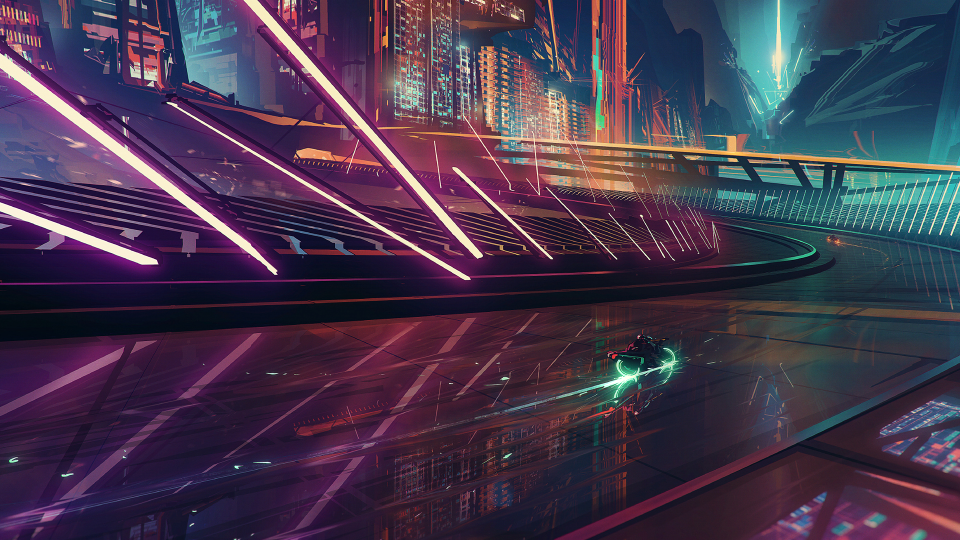
#> input picture Computer-Vision/pixel_sorting/tron.png, 1920 x 1080 px (shown at 1/2 size)
$ python light_finder.py
#> lines starting #> are read from the running program, lines starting #| are printed output that depends on the picture; after the words box and inside, x2 and y2 are one past the last pixel; in counts of white or black regions, pixels touching at a corner belong together
import numpy as np
import cv2
from matplotlib import pyplot as plt
import math as m

#img = cv2.imread("hotel.jpg") #900,1440,3
#img = cv2.imread("gradient.png") #256,256,3
#img = cv2.imread("Lenna.png") #1080,1920
img = cv2.imread("tron.png")
#> img is the input picture: shape (1080, 1920, 3); mean B, G, R 77.4, 55.3, 68.9

x,y,z = img.shape
#> x = 1080; y = 1920; z = 3
img = cv2.resize(img,(round(y/10)*10, round(x/10)*10),interpolation = cv2.INTER_CUBIC)
hsv = cv2.cvtColor(img, cv2.COLOR_BGR2HSV)
#> hsv: shape (1080, 1920, 3); mean H, S, V 123.6, 136.8, 89.5
original_shape = np.array(hsv.shape).astype(int)
#> original_shape = [1080, 1920, 3]


mask = cv2.inRange(hsv, np.array([0,0,230]), np.array([255,50,255]))
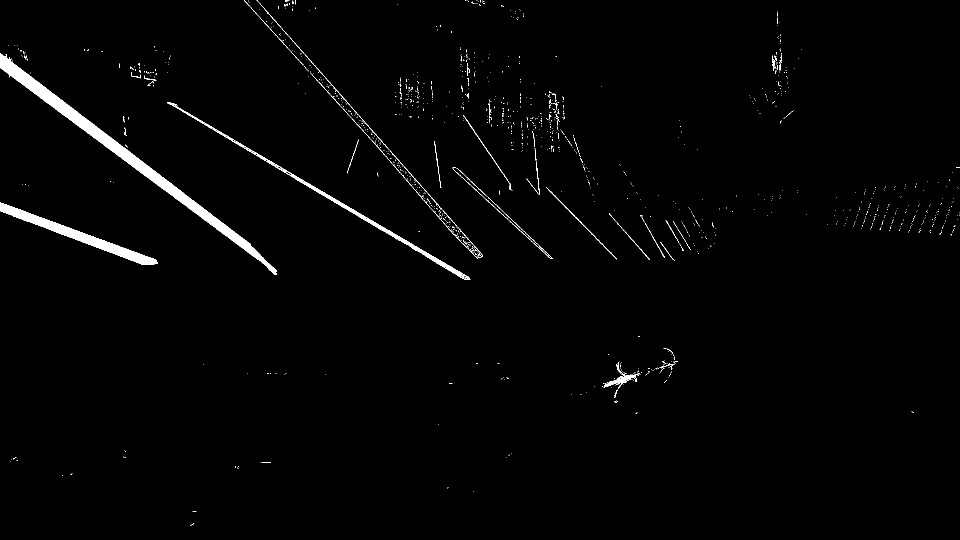
#> mask: shape (1080, 1920) (shown at 1/2 size); 1.5% white; 1236 white regions (1196 under 20 px), largest, box (x1, y1, x2, y2) and area: (0, 107, 554, 549) 13375, (0, 405, 316, 529) 5783, (334, 205, 941, 560) 3611
res = cv2.bitwise_and(hsv,hsv,mask = mask)
#> res: shape (1080, 1920, 3); mean H, S, V 0.4, 0.6, 3.7

kernel = np.ones((5,5),np.uint8)
dilation3 = cv2.dilate(res,kernel,iterations = 3)
#> dilation3: shape (1080, 1920, 3); mean H, S, V 6.5, 4.2, 23.6
opening = cv2.morphologyEx(res, cv2.MORPH_OPEN, kernel)
#> opening: shape (1080, 1920, 3); mean H, S, V 0.2, 0.3, 2.4
closing = cv2.morphologyEx(res, cv2.MORPH_CLOSE, kernel)
#> closing: shape (1080, 1920, 3); mean H, S, V 0.5, 0.7, 4.4

#Gross, but i think this is where the for loops come in
row_index = 0;
minimum = 5
row_index = 0
dialationSample = cv2.cvtColor(img, cv2.COLOR_BGR2RGB)
original = cv2.cvtColor(img, cv2.COLOR_BGR2RGB)

for r in dilation3:
        in_mask = False
        index = 0
        in_mask_counter = 0
        out_mask_counter = 0
        start_indices = []
        stop_indices = []
        print(row_index)
        for c in r:
                #if the value of the cell is >1 and we aren't in mask, hope it hasn't been 1 sample of non-mask or we are just starting.
                #print(str(out_mask_counter) + ',' + str(in_mask_counter))
                #print(c)
                if (c.any() > 0 and in_mask == False):
                    in_mask = True
                    start_indices.append(index)
                    out_mask_counter = 0
                    in_mask_counter = in_mask_counter + 1

                elif(c.all() == 0 and in_mask == True ):
                    in_mask = False
                    stop_indices.append(index)
                    out_mask_counter = out_mask_counter + 1
                    in_mask_counter = 0
                #else:
                    #print("else")

                #keep track of current cell
                index = index + 1

        #processing the light pairs
        if(len(start_indices) > len(stop_indices)):
            stop_indices.append(start_indices[-1]);
        pair_index = 0
        #print(start_indices)
        for i in start_indices:
                dialationSample[row_index,i-int(minimum*(m.sin(row_index/50)+minimum/2)):stop_indices[pair_index]+int(minimum*(m.sin(row_index/50)+minimum/2)),:] = np.sort(dialationSample[row_index,i-int(minimum*(m.sin(row_index/50)+minimum/2)):stop_indices[pair_index]+int(minimum*(m.sin(row_index/50)+minimum/2)),:], axis=0)
                #print("sorted " + str(row_index) + "," + str(i-minimum) + ":" +str(stop_indices[pair_index] + minimum) + ",:.")
                pair_index+=1


        row_index +=1
#> this loop made 1080 passes
#| 0
#| 1
#| 2
#| 3
#| 4
#| 5
#| 6
#| 7
#> (further printed lines are left out)
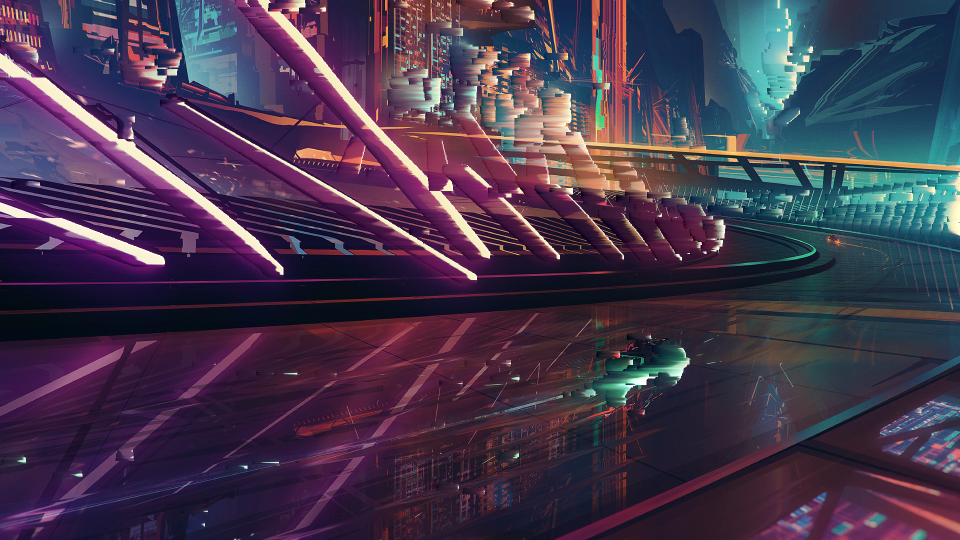
#> dialationSample: shape (1080, 1920, 3) (shown at 1/2 size); mean R, G, B 68.9, 55.3, 77.4
#> after the loop, row_index = 1080


plt.subplot(1,2,1),plt.imshow(original),plt.title('Original')
plt.subplot(1,2,2),plt.imshow(dialationSample),plt.title('Sorted Around Light Sources')
cv2.imwrite( "Night_Rider.jpg", cv2.cvtColor(dialationSample, cv2.COLOR_RGB2BGR));

plt.show()
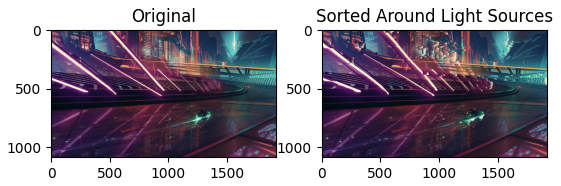
#> figure drawn by matplotlib, 2 panels
